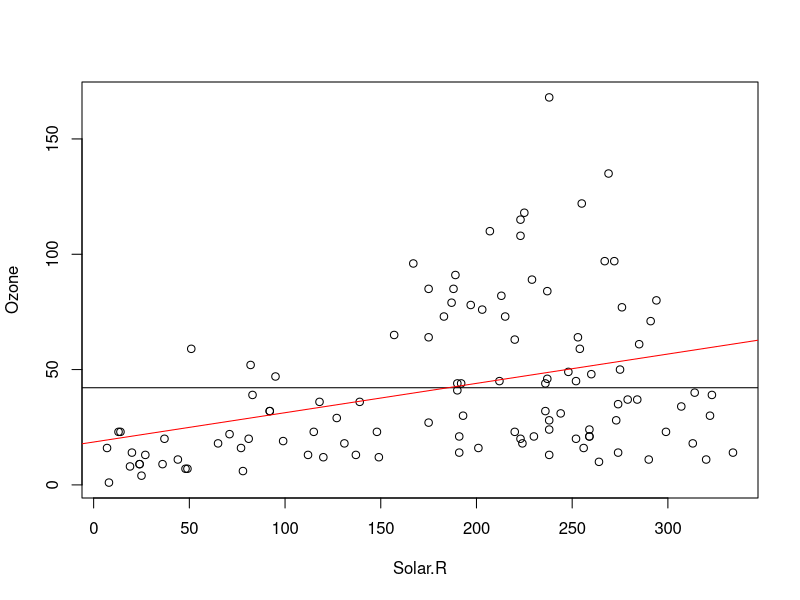
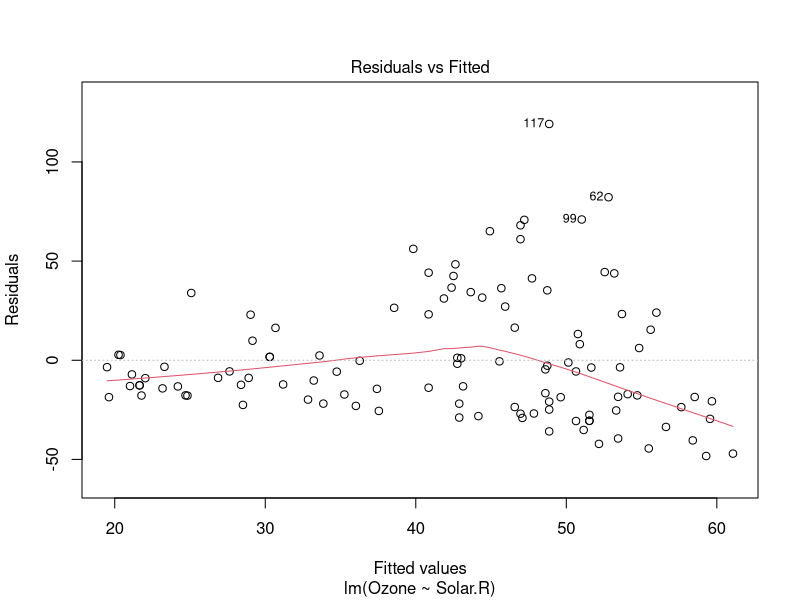
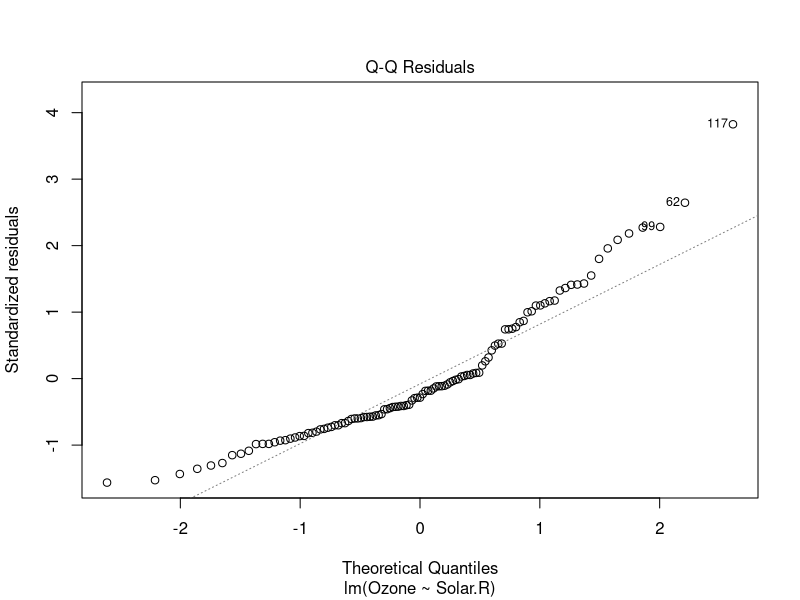
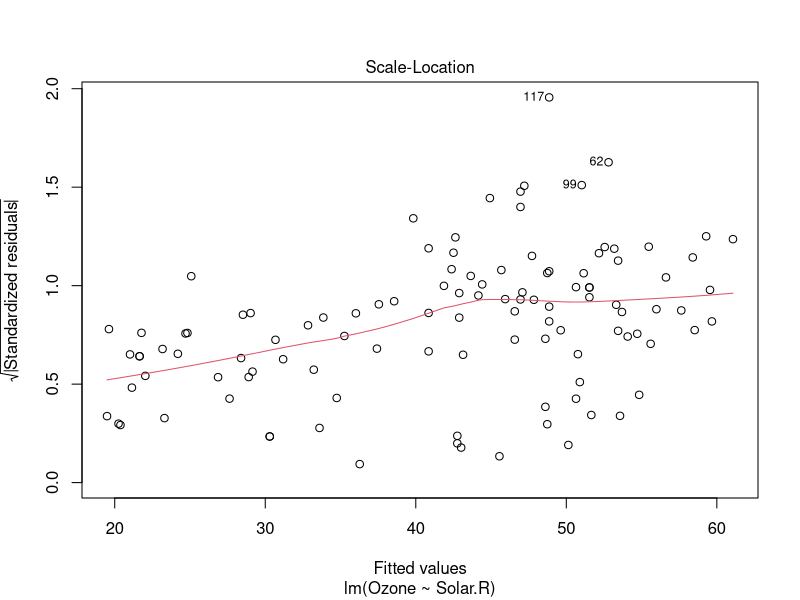
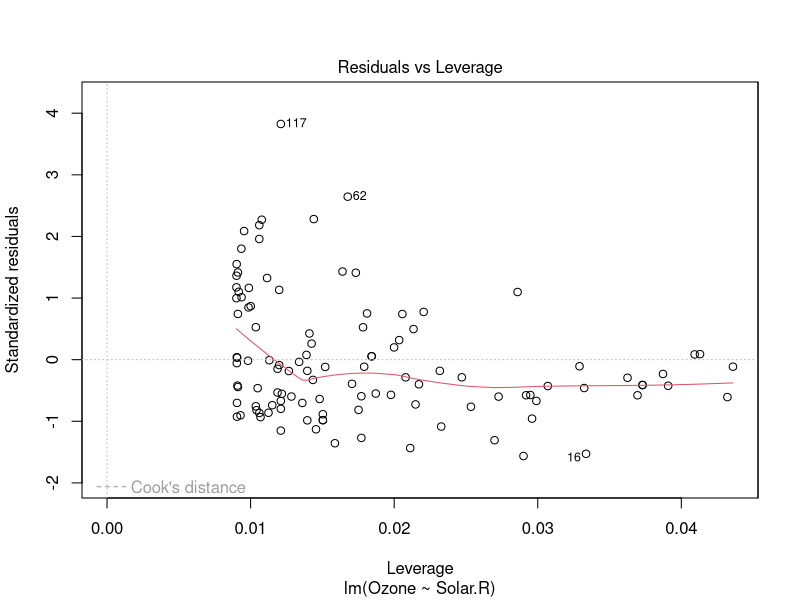
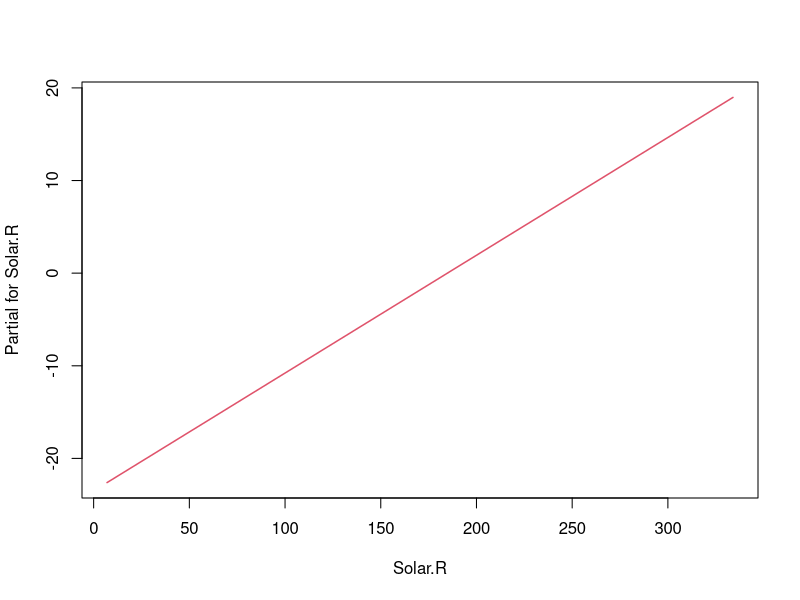

Write the R code that produced these figures, in order.
data(airquality)
names(airquality)
# names in R have dots
plot(Ozone~Solar.R, data=airquality)
# True in R is T and False is F, name.dot
mean.Ozone = mean(airquality$Ozone, na.rm=T)
abline(h=mean.Ozone)

model1 = lm(Ozone~Solar.R, data=airquality)

model1

abline(model1, col='red')
plot(model1)

termplot(model1)
summary(model1)
